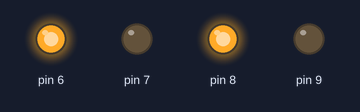
A sketch run on a simulated Arduino Uno, built with avr-gcc and run on an emulated ATmega328P. Shown: output pins drawn as LEDs (lit = HIGH).

Above: at 0.3 s.
Timing chart, 0 to 1.8 s (numbered marks = the images above):
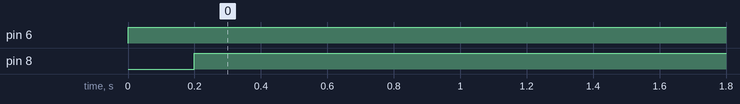

The sketch:

DC-Motor.ino
```cpp
void setup()
{
  pinMode(6, OUTPUT);
  pinMode(7, OUTPUT);
  pinMode(8, OUTPUT);
  pinMode(9, OUTPUT);
}

void loop()
{
  digitalWrite(6, HIGH);
  delay(100);
  digitalWrite(7, LOW);
  delay(100);
  digitalWrite(8, HIGH);
  delay(100);
  digitalWrite(9, LOW);
  delay(100);
}
```

Measured:
- by itself, pin 6: LOW → HIGH at 0.00 s
- by itself, pin 8: LOW → HIGH at 0.20 s
